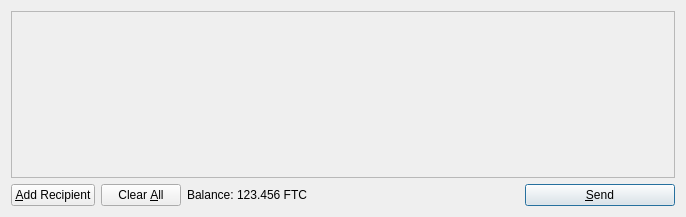
<?xml version="1.0" encoding="UTF-8"?>
<ui version="4.0">
 <class>SendCoinsDialog</class>
 <widget class="QDialog" name="SendCoinsDialog">
  <property name="geometry">
   <rect>
    <x>0</x>
    <y>0</y>
    <width>686</width>
    <height>217</height>
   </rect>
  </property>
  <property name="windowTitle">
   <string>Send Coins</string>
  </property>
  <layout class="QVBoxLayout" name="verticalLayout">
   <item>
    <widget class="QScrollArea" name="scrollArea">
     <property name="widgetResizable">
      <bool>true</bool>
     </property>
     <widget class="QWidget" name="scrollAreaWidgetContents">
      <property name="geometry">
       <rect>
        <x>0</x>
        <y>0</y>
        <width>666</width>
        <height>165</height>
       </rect>
      </property>
      <layout class="QVBoxLayout" name="verticalLayout_2">
       <property name="margin">
        <number>0</number>
       </property>
       <item>
        <layout class="QVBoxLayout" name="entries">
         <property name="spacing">
          <number>6</number>
         </property>
        </layout>
       </item>
       <item>
        <spacer name="verticalSpacer">
         <property name="orientation">
          <enum>Qt::Vertical</enum>
         </property>
         <property name="sizeHint" stdset="0">
          <size>
           <width>20</width>
           <height>40</height>
          </size>
         </property>
        </spacer>
       </item>
      </layout>
     </widget>
    </widget>
   </item>
   <item>
    <layout class="QHBoxLayout" name="horizontalLayout">
     <item>
      <widget class="QPushButton" name="addButton">
       <property name="toolTip">
        <string>Send to multiple recipients at once</string>
       </property>
       <property name="text">
        <string>&amp;Add Recipient</string>
       </property>
       <property name="icon">
        <iconset resource="../bitcoin.qrc">
         <normaloff>:/icons/add</normaloff>:/icons/add</iconset>
       </property>
       <property name="autoDefault">
        <bool>false</bool>
       </property>
      </widget>
     </item>
     <item>
      <widget class="QPushButton" name="clearButton">
       <property name="sizePolicy">
        <sizepolicy hsizetype="Minimum" vsizetype="Fixed">
         <horstretch>0</horstretch>
         <verstretch>0</verstretch>
        </sizepolicy>
       </property>
       <property name="toolTip">
        <string>Remove all transaction fields</string>
       </property>
       <property name="text">
        <string>Clear &amp;All</string>
       </property>
       <property name="icon">
        <iconset resource="../bitcoin.qrc">
         <normaloff>:/icons/remove</normaloff>:/icons/remove</iconset>
       </property>
       <property name="autoRepeatDelay">
        <number>300</number>
       </property>
       <property name="autoDefault">
        <bool>false</bool>
       </property>
      </widget>
     </item>
     <item>
      <layout class="QHBoxLayout" name="horizontalLayout_2">
       <property name="spacing">
        <number>3</number>
       </property>
       <item>
        <widget class="QLabel" name="label">
         <property name="text">
          <string>Balance:</string>
         </property>
        </widget>
       </item>
       <item>
        <widget class="QLabel" name="labelBalance">
         <property name="cursor">
          <cursorShape>IBeamCursor</cursorShape>
         </property>
         <property name="text">
          <string>123.456 FTC</string>
         </property>
         <property name="textInteractionFlags">
          <set>Qt::LinksAccessibleByMouse|Qt::TextSelectableByKeyboard|Qt::TextSelectableByMouse</set>
         </property>
        </widget>
       </item>
      </layout>
     </item>
     <item>
      <spacer name="horizontalSpacer">
       <property name="orientation">
        <enum>Qt::Horizontal</enum>
       </property>
       <property name="sizeHint" stdset="0">
        <size>
         <width>40</width>
         <height>20</height>
        </size>
       </property>
      </spacer>
     </item>
     <item>
      <widget class="QPushButton" name="sendButton">
       <property name="minimumSize">
        <size>
         <width>150</width>
         <height>0</height>
        </size>
       </property>
       <property name="toolTip">
        <string>Confirm the send action</string>
       </property>
       <property name="text">
        <string>&amp;Send</string>
       </property>
       <property name="icon">
        <iconset resource="../bitcoin.qrc">
         <normaloff>:/icons/send</normaloff>:/icons/send</iconset>
       </property>
       <property name="default">
        <bool>true</bool>
       </property>
      </widget>
     </item>
    </layout>
   </item>
  </layout>
 </widget>
 <resources>
  <include location="../bitcoin.qrc"/>
 </resources>
 <connections/>
</ui>
